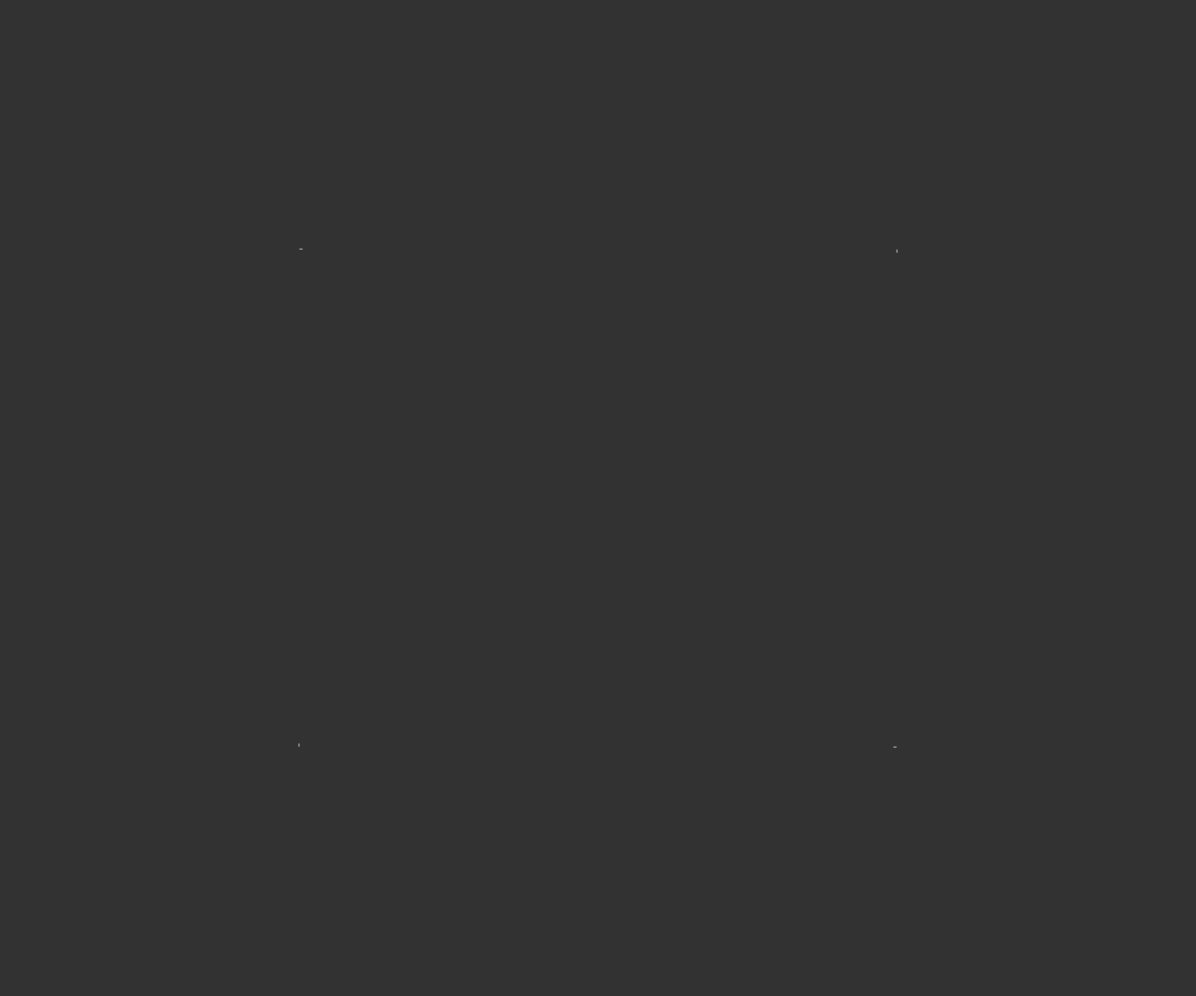
Frame 1 (no input)
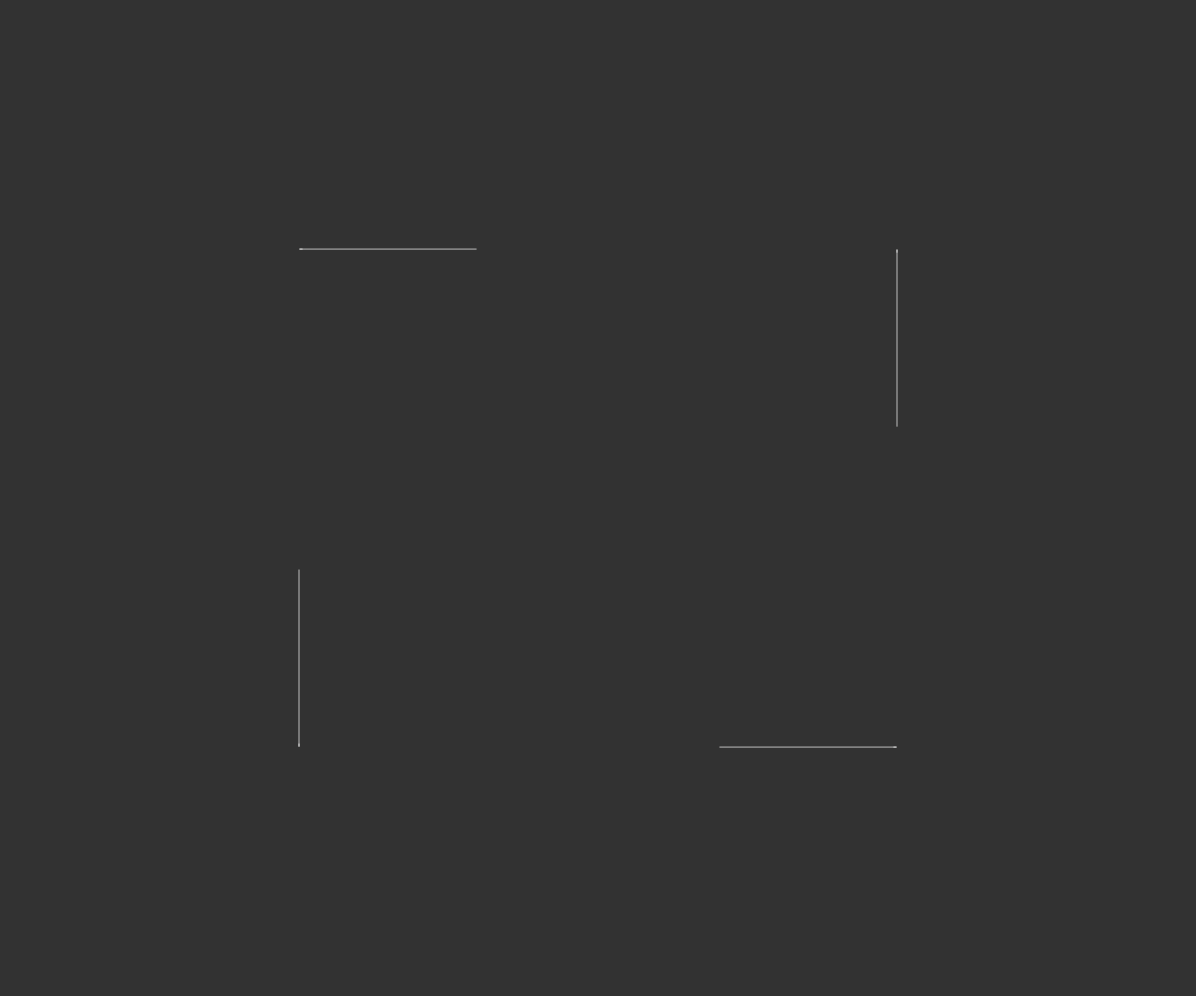
Frame 60 (no input)
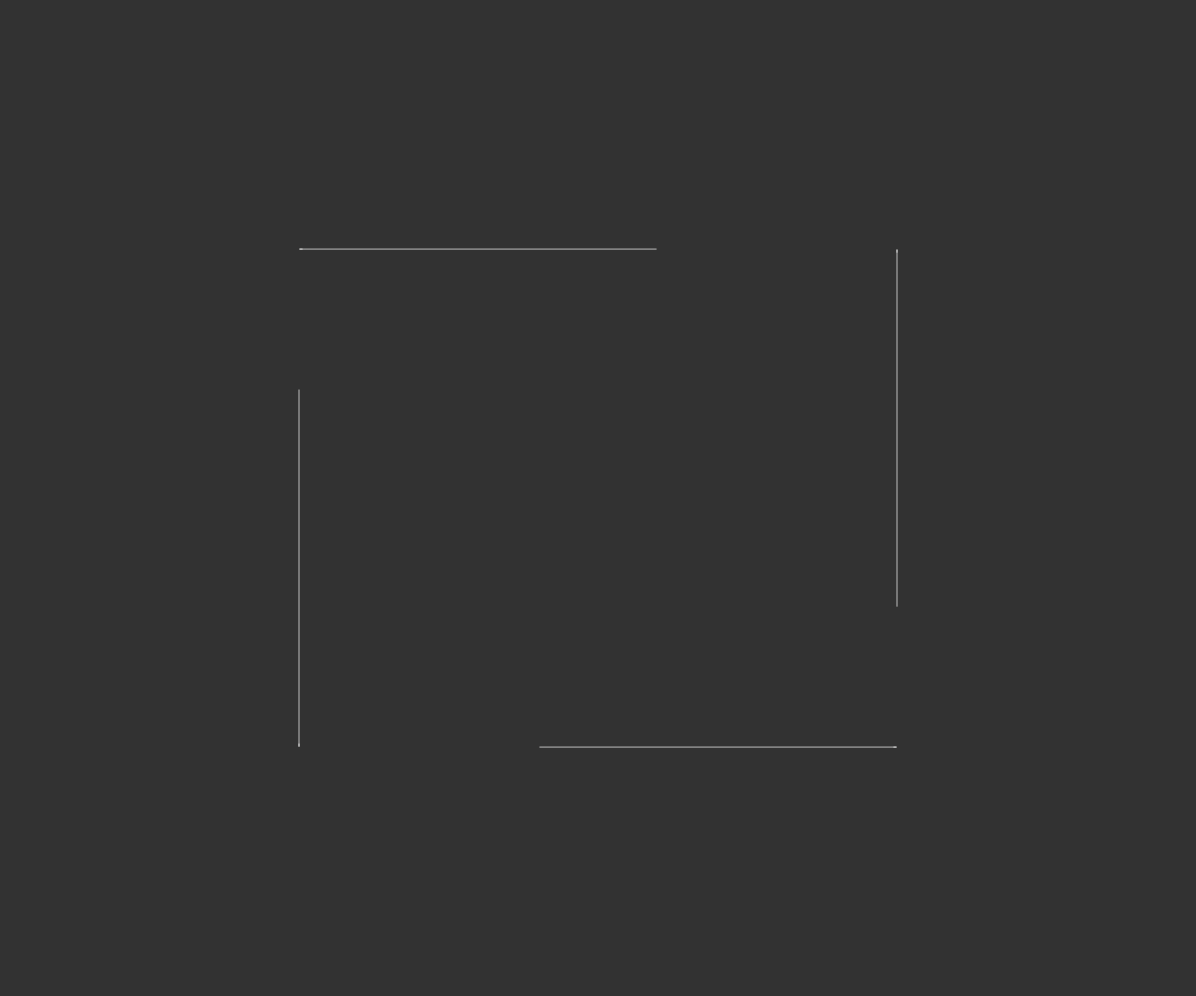
Frame 120 (the mouse pressed at the canvas centre since frame 60)

The p5.js sketch that drew these frames (run headless with seeded random() and noise() and a simulated clock; from frame 60 on, the mouse is pressed at the canvas centre):

// p5.js sketch
// ── sketch.js
let frame = 0;

function setup() {
    createCanvas(windowWidth - 4, windowHeight - 4);
    background(50);
    initialization.getValues();
    matrixRain.getValues();
    matrixRain.setPhrase("Hello there");
}

function draw() {

    if (!initialization.done) {
        let newFrame = initialization.order[initialization.current](frame);
        frame = newFrame;
    } else if (!matrixRain.done) {
        matrixRain.animation(frame);
        frame++;
    }
}


let initialization = {

    getValues: function () {
        this.offSetX = width / 4;
        this.offSetY = height / 4;
        this.terminal_Width = Math.floor(width - (2 * initialization.offSetX));
        this.terminal_Height = Math.floor(height - (2 * initialization.offSetY));
        this.padding = Math.floor(this.terminal_Height / 11);
    },
    done: false,
    current: 0,
    offSetX: null,
    offSetY: null,
    padding: null,
    terminal_Width: null,
    terminal_Height: null,
    fontSettings: {
        font: 'Consolas',
        fontColor: 255,
        fontBorder: 255,
        sizeL: function () {
            return initialization.padding * .75;
        },
        sizeM: function () {
            return initialization.padding * .3
        },
    },

    order: {
        entryFrame: null,
        setEntryFrame: function (num) {
            if (!this.entryFrame) {
                this.entryFrame = num;
            }

            return num - this.entryFrame;
        },

        //draw Outter Terminal
        0: function (i) {
            i = this.setEntryFrame(i);
            let speed = 2;

            //Settings for the Points to be drawn
            stroke(255);
            strokeWeight(1);
            //top & bottom
            for (let n = 0; n <= speed; n++) {
                i++;
                if (i < initialization.terminal_Width) {
                    point(initialization.offSetX + i, initialization.offSetY);
                    point(width - initialization.offSetX - i, height - initialization.offSetY);
                }

                //right & left
                if (i < initialization.terminal_Height) {
                    point(width - initialization.offSetX, initialization.offSetY + i);
                    point(initialization.offSetX, height - initialization.offSetY - i);
                }
            }

            if (i >= max(initialization.terminal_Width, initialization.terminal_Height)) {
                this.entryFrame = null;
                initialization.current++;
            }

            return i + this.entryFrame;
        },

        //UserName
        1: function (i) {
            fill(initialization.fontSettings.fontColor);
            textFont(initialization.fontSettings.font);
            textSize(initialization.fontSettings.sizeL());
            text('Username', initialization.offSetX + initialization.padding, initialization.offSetY + initialization.padding);

            initialization.current++;
            return i;
        },

        //Password
        2: function (i) {
            text('Password', initialization.offSetX + initialization.padding, initialization.offSetY + 5 * initialization.padding);

            initialization.current++;

            return i;
        },

        //draw Username box
        3: function (i) {
            i = this.setEntryFrame(i);

            let speed = 10;

            //draw Username box
            for (let n = 0; n < speed; n++) {
                i++;
                if (i < initialization.terminal_Width - 2 * initialization.padding) {
                    point(initialization.offSetX + initialization.padding + i, initialization.offSetY + 2 * initialization.padding);
                    point(initialization.terminal_Width + initialization.offSetX - initialization.padding - i, initialization.offSetY + 3 * initialization.padding);
                }

                if (i < initialization.padding) {
                    point(initialization.offSetX + initialization.padding, initialization.offSetY + 3 * initialization.padding - i);
                    point(initialization.terminal_Width + initialization.offSetX - initialization.padding, initialization.offSetY + 2 * initialization.padding + i);
                }
            }
            if (i >= max(initialization.padding, initialization.terminal_Width - 2 * initialization.padding)) {
                this.entryFrame = null;
                initialization.current++;
            }
            return i + this.entryFrame;
        },

        //draw Pwd Box
        4: function (i) {
            i = this.setEntryFrame(i);

            let speed = 10;
            for (let n = 0; n < speed; n++) {
                i++;
                if (i < initialization.terminal_Width - 2 * initialization.padding) {
                    point(initialization.offSetX + initialization.padding + i, initialization.offSetY + 6 * initialization.padding);
                    point(initialization.terminal_Width + initialization.offSetX - initialization.padding - i, initialization.offSetY + 7 * initialization.padding);
                }

                if (i < initialization.padding) {
                    point(initialization.offSetX + initialization.padding, initialization.offSetY + 7 * initialization.padding - i);
                    point(initialization.terminal_Width + initialization.offSetX - initialization.padding, initialization.offSetY + 6 * initialization.padding + i);
                }
            }

            if (i >= max(initialization.padding, initialization.terminal_Width - 2 * initialization.padding)) {
                this.entryFrame = null;
                initialization.current++;
            }

            return i + this.entryFrame;
        },

        //write Info
        5: function (i) {
            noStroke();
            textSize(initialization.fontSettings.sizeM());
            text("We hereby inform you, that this system is under control of the Police department and the government. Unauthorized accesses will be investigated and persecuted",
                initialization.offSetX + initialization.padding,
                initialization.offSetY + 8 * initialization.padding,
                initialization.terminal_Width - 2 * initialization.padding,
                initialization.offSetY + 10 * initialization.padding);

            initialization.current++;
            return i;
        },

        //write 'root' in Username
        6: function (i) {
            i = this.setEntryFrame(i);
            textSize(initialization.fontSettings.sizeL());

            let username = "root";
            let innerPadding = initialization.padding / 4;
            const textheight = initialization.offSetY + 3 * initialization.padding - innerPadding;

            text(username[i], initialization.offSetX + initialization.padding + innerPadding + 30 * i, textheight);
            i++;
            if (i == username.length) {
                this.entryFrame = null;
                initialization.current++;
            }
            return i + this.entryFrame;
        },

        //wait a moment
        7: function (i) {
            i = this.setEntryFrame(i);
            i++;
            if (i == 150) {
                this.entryFrame = null;
                initialization.current++;
            }
            return i + this.entryFrame;
        },

        //write a bunch of starts in pwd box
        8: function (i) {
            i = this.setEntryFrame(i);

            let pwd = "***********************";
            let innerPadding = initialization.padding / 4;
            const textheight = initialization.offSetY + 7 * initialization.padding - innerPadding;

            text(pwd[i], initialization.offSetX + initialization.padding + innerPadding + 30 * i, textheight);
            i++;
            if (i == pwd.length) {
                this.entryFrame = null;
                initialization.current++;
            }
            return i + this.entryFrame;
        },

        //fade out by applying a box with some alpha value
        9: function (i) {
            i = this.setEntryFrame(i);

            fill(255, 255, 255, 20);
            rect(initialization.offSetX, initialization.offSetY, initialization.terminal_Width + 1, initialization.terminal_Height + 1);

            if (i == 190) {
                this.entryFrame = null;
                initialization.current++;
            }
            i++;
            return i + this.entryFrame;
        },

        //Write Access granted
        10: function (i) {
            textSize(60);
            textAlign(CENTER);
            fill(0);
            text("A C C E S S\nG R A N T E D", initialization.offSetX, initialization.offSetY + 3 * initialization.padding, initialization.terminal_Width, initialization.terminal_Height);

            initialization.current++;
            return i;
        },

        //wait and finish initialzation
        11: function (i) {
            i = this.setEntryFrame(i);
            i++;
            if (i == 300) {
                this.entryFrame = null;
                initialization.current++;
                initialization.done = true;
            }
            return i + this.entryFrame;


            return i;
        },
    }
}

let matrixRain = {

    done: false,
    getValues: function () {
        push();
        textSize(this.size);
        let max = 0;
        for (let c of this.allowedChars) {
            let m = textWidth(c);
            
            if(max < m){
                max = m;
            }
        }
        pop();
        this.cols = Math.floor(width / max);
    },
    setPhrase: function (string) {
        this.phraseToFind = string;
        this.currentIndex = 0;
    },
    allowedChars: " !\"§$%&/()=?²³\\^°@€[]ß*+~'#_-.:,;µ<>|`´üÜöÖäÄabcdefghijklmnopqrstuvwxyzABCDEFGHIJKLMNOPQRSTUVWXYZ1234567890",
    //abcdefghijklmnopqrstuvwxyzABCDEFGHIJKLMNOPQRSTUVWXYZ123465789
    chars: [],
    cols: 0,
    size: 30,
    spawnProb: .15,

    phraseToFind: "",
    currentIndex: 0,

    drawingOnFrame: 3,
    animation: function (i) {

        if (i % this.drawingOnFrame == 0) {
            background(color(55, 55, 55, 100));
            textSize(this.size);

            for (let i = this.chars.length - 1; i >= 0; i--) {
                fill(color(0, 143, 17));
                let c = this.chars[i];
                c.draw();
                c.moveDown();

                if (c.offScreen()) {
                    this.chars.splice(i, 1);
                }
            }

            for (let c of this.chars) {
                if (!c.highlighted && c.char == this.phraseToFind[this.currentIndex]) {
                    c.highlight();
                    this.currentIndex++;

                    while (this.phraseToFind[this.currentIndex] == "\n") {
                        this.currentIndex++;
                    }
                    break;
                }
            }


            for (let i = 0; i <= this.cols; i++) {
                if (Math.random() < this.spawnProb) {
                    let r = floor(random(this.allowedChars.length));
                    this.chars.push(new MatrixText(this.allowedChars[r], this.size, i * Math.floor(width / this.cols), 0, 0));
                }
            }
        }

        push();
        textSize(this.size);
        textFont('Consolas')

        fill(52, 52, 52);
        rectMode(CORNER);
        stroke(255);
        strokeWeight(1);

        let rows = this.phraseToFind.substring(0, this.currentIndex).split("\n").length;
        let tWidth = textWidth(this.phraseToFind.substring(0, this.currentIndex)) + (2 * initialization.padding);

        rect(width / 2 - tWidth / 2,
            height / 3 - (this.size + initialization.padding),
            tWidth,
            initialization.padding + (this.size + 5) * rows + initialization.padding);
        fill(255, 0, 0);
        noStroke();
        textAlign(CENTER);
        text(this.phraseToFind.substring(0, this.currentIndex), width / 2, height / 3);
        pop();

        if (this.currentIndex == this.phraseToFind.length) {
            this.done = true;
            textAlign(CENTER)
            fill(255, 0, 0);
            textSize(this.size * 2);
            text("Connection closed", width / 2, height / 4);
        }
    }
}
// ── matrixtext.js
class MatrixText {

    constructor(char, size, x, y, speed) {
        this.char = char;
        this.size = size;
        this.x = x;
        this.y = y;
        this.speed = floor(speed * 2);
    }

    draw() {
        text(this.char, this.x, this.y, this.x + this.size, this.y + this.size);
    }

    moveDown() {
        this.y += this.size + this.speed;
    }

    offScreen() {
        return this.y > windowHeight;
    }
}
